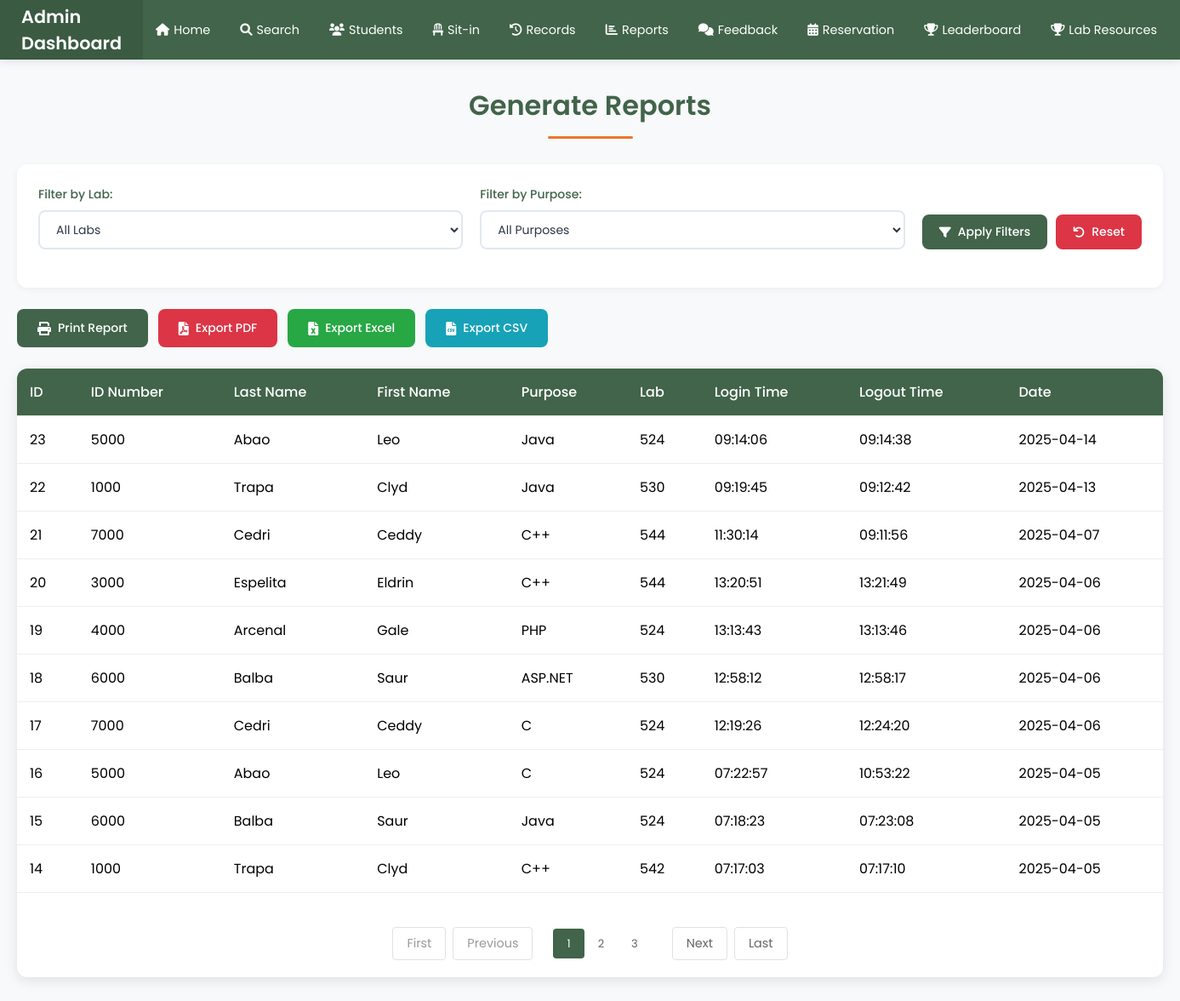
Page /sit-in-reports (signed in) on the earlier database version.
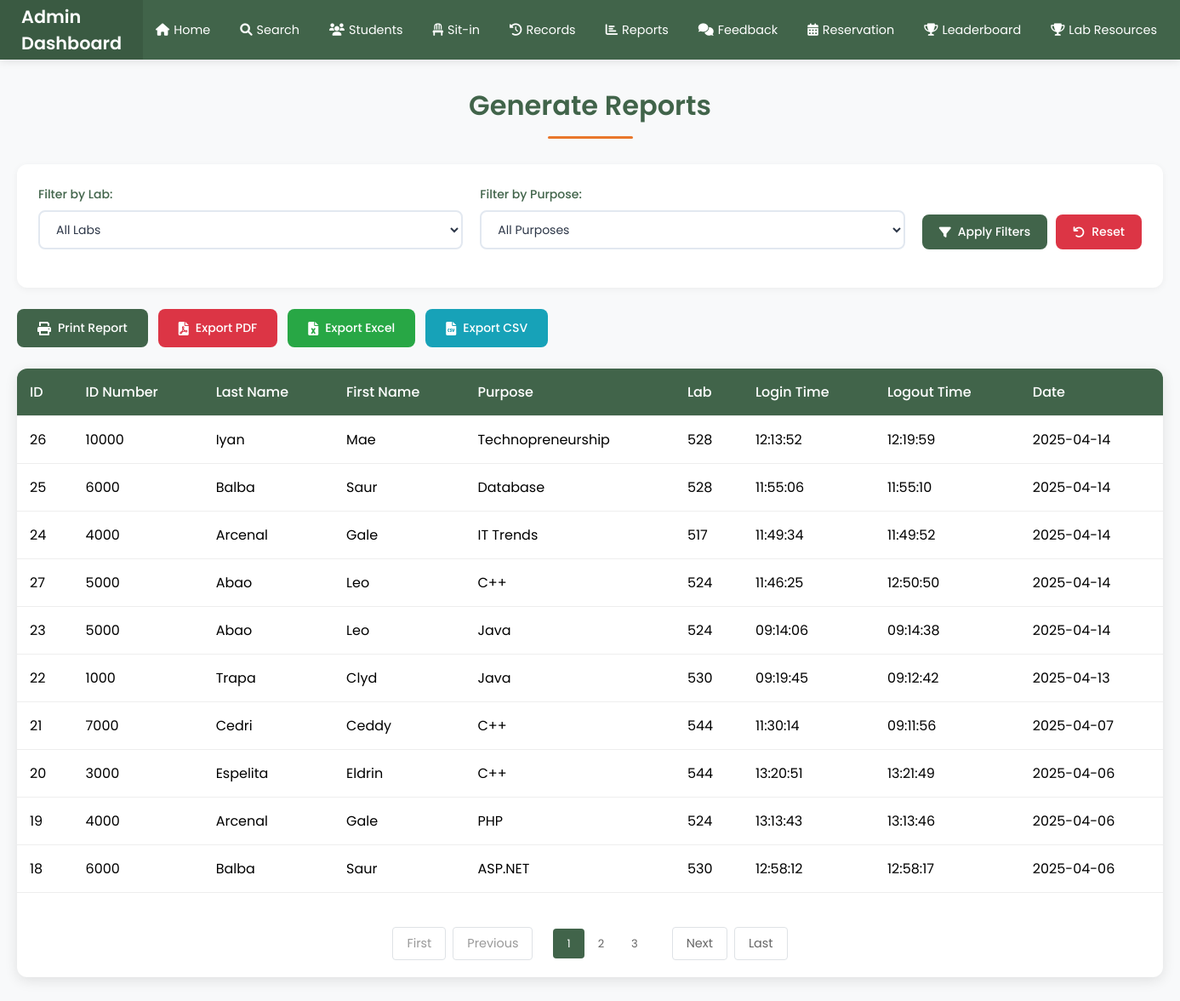
Same page on the later database version.
### tables this page shows
CREATE TABLE sit_in_records (
            id INTEGER PRIMARY KEY AUTOINCREMENT,
            id_number TEXT NOT NULL,
            purpose TEXT NOT NULL,
            lab TEXT NOT NULL,
            login_time TEXT NOT NULL,
            logout_time TEXT,
            date TEXT NOT NULL, feedback_submitted INTEGER DEFAULT 0,
            FOREIGN KEY (id_number) REFERENCES users(idno)
        );

CREATE TABLE users (
            id INTEGER PRIMARY KEY AUTOINCREMENT,
            idno TEXT UNIQUE NOT NULL,
            firstname TEXT NOT NULL,
            lastname TEXT NOT NULL,
            middlename TEXT,
            course TEXT,
            year_level TEXT,
            email_address TEXT,
            password TEXT NOT NULL,
            role TEXT DEFAULT 'student',
            remaining_sessions INTEGER DEFAULT 0,
            profile_pic TEXT
        , points INTEGER DEFAULT 0);

### app.py (the view, shortened to what this page needs)
@app.route('/sit-in-reports')
def sit_in_reports():
    if 'admin_username' not in session:
        flash("Admin access required!", "danger")
        return redirect(url_for('admin_login'))
    conn = sqlite3.connect("users.db")
    cursor = conn.cursor()
    lab = request.args.get('lab', '')
    purpose = request.args.get('purpose', '')
    search = request.args.get('search', '').strip()
    query = """
        SELECT
            s.id,
            s.id_number,
            u.lastname,
            u.firstname,
            s.purpose,
            s.lab,
            s.login_time,
            s.logout_time,
            s.date
        FROM sit_in_records s
        JOIN users u ON s.id_number = u.idno
        WHERE 1=1
    """
    params = []
    if lab:
        query += " AND s.lab = ?"
        params.append(lab)
    if purpose:
        query += " AND s.purpose = ?"
        params.append(purpose)
    query += " ORDER BY s.date DESC, s.login_time DESC"
    cursor.execute(query, params)
    records = cursor.fetchall()
    cursor.execute("SELECT DISTINCT lab FROM sit_in_records ORDER BY lab")
    labs = [row[0] for row in cursor.fetchall()]
    cursor.execute("SELECT DISTINCT purpose FROM sit_in_records ORDER BY purpose")
    purposes = [row[0] for row in cursor.fetchall()]
    conn.close()
    return render_template('sit_in_reports.html',
                         reports=records,
                         labs=labs,
                         purposes=purposes,
                         current_lab=lab,
                         current_purpose=purpose,
                         search=search)

### templates/sit_in_reports.html (shortened to what the changed rows need)
<!DOCTYPE html>
<html lang="en">
<head>
    <link rel="stylesheet" href="https://cdnjs.cloudflare.com/ajax/libs/font-awesome/6.0.0/css/all.min.css">
</head>
<body>
    <div class="container">
        <h1 class="page-title">Generate Reports</h1>
        <div class="table-container">
            <table id="reportTable">
                <thead>
                    <tr>
                        <th>ID</th>
                        <th>ID Number</th>
                        <th>Last Name</th>
                        <th>First Name</th>
                        <th>Purpose</th>
                        <th>Lab</th>
                        <th>Login Time</th>
                        <th>Logout Time</th>
                        <th>Date</th>
                    </tr>
                </thead>
                <tbody>
                    {% for report in reports %}
                    <tr>
                        <td>{{ report[0] }}</td>
                        <td>{{ report[1] }}</td>
                        <td>{{ report[2] }}</td>
                        <td>{{ report[3] }}</td>
                        <td>{{ report[4] }}</td>
                        <td>{{ report[5] }}</td>
                        <td>{{ report[6] }}</td>
                        <td>{{ report[7] }}</td>
                        <td>{{ report[8] }}</td>
                    </tr>
                    {% endfor %}
                </tbody>
            </table>
        </div>
    </div>
</body>
</html>

Differences in the rows shown:
no longer on this page (row unchanged): sit_in_records: id "17", id_number "7000", lastname "Cedri", firstname "Ceddy", purpose "C", lab "524", login_time "12:19:26", logout_time "12:24:20", date "2025-04-06"
no longer on this page (row unchanged): sit_in_records: id "16", id_number "5000", lastname "Abao", firstname "Leo", purpose "C", lab "524", login_time "07:22:57", logout_time "10:53:22", date "2025-04-05"
no longer on this page (row unchanged): sit_in_records: id "15", id_number "6000", lastname "Balba", firstname "Saur", purpose "Java", lab "524", login_time "07:18:23", logout_time "07:23:08", date "2025-04-05"
no longer on this page (row unchanged): sit_in_records: id "14", id_number "1000", lastname "Trapa", firstname "Clyd", purpose "C++", lab "542", login_time "07:17:03", logout_time "07:17:10", date "2025-04-05"
added sit_in_records: id "26", id_number "10000", lastname "Iyan", firstname "Mae", purpose "Technopreneurship", lab "528", login_time "12:13:52", logout_time "12:19:59", date "2025-04-14"
added sit_in_records: id "25", id_number "6000", lastname "Balba", firstname "Saur", purpose "Database", lab "528", login_time "11:55:06", logout_time "11:55:10", date "2025-04-14"
added sit_in_records: id "24", id_number "4000", lastname "Arcenal", firstname "Gale", purpose "IT Trends", lab "517", login_time "11:49:34", logout_time "11:49:52", date "2025-04-14"
added sit_in_records: id "27", id_number "5000", lastname "Abao", firstname "Leo", purpose "C++", lab "524", login_time "11:46:25", logout_time "12:50:50", date "2025-04-14"
